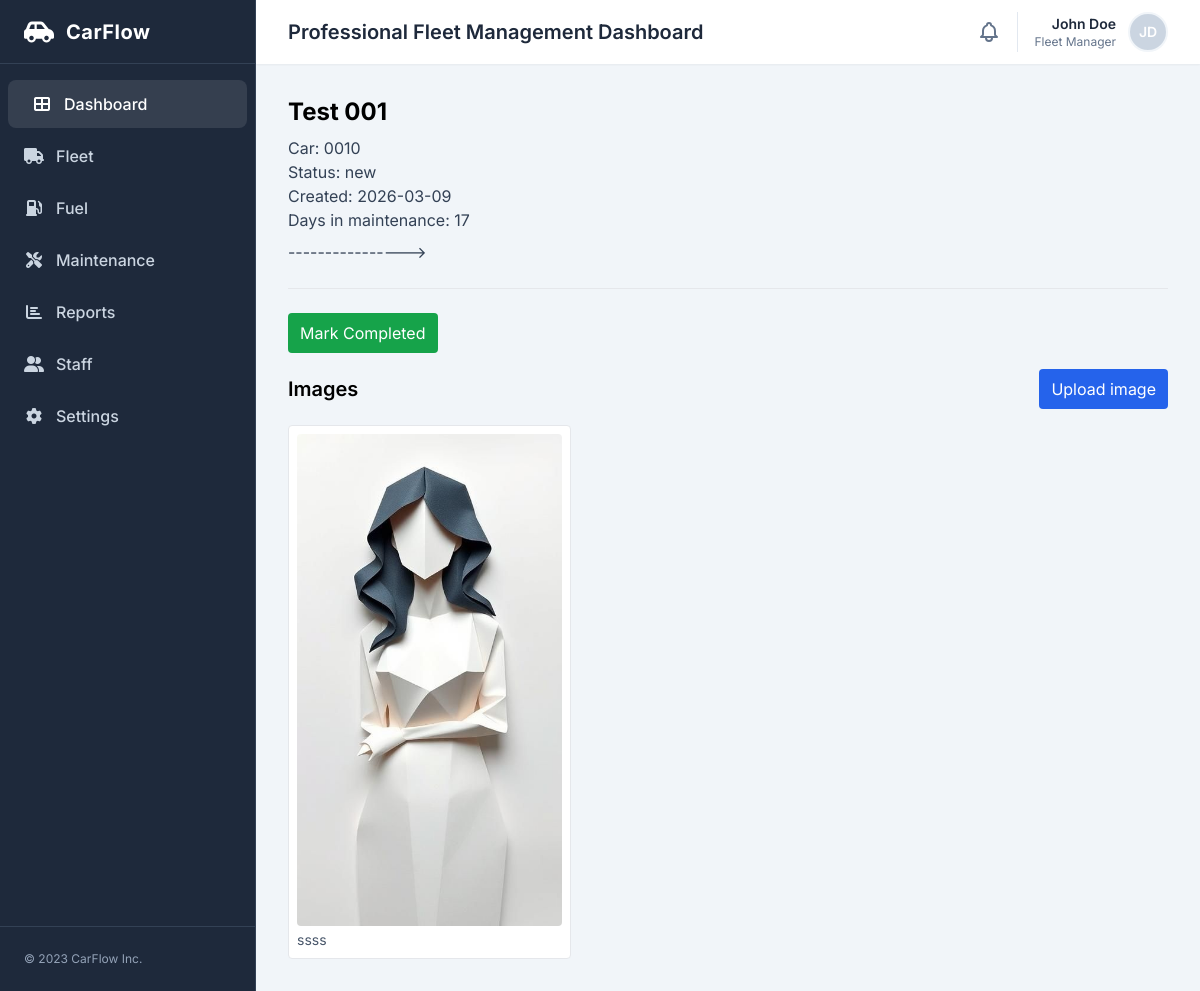
The app's page /maintenance/requests/2/, older data.
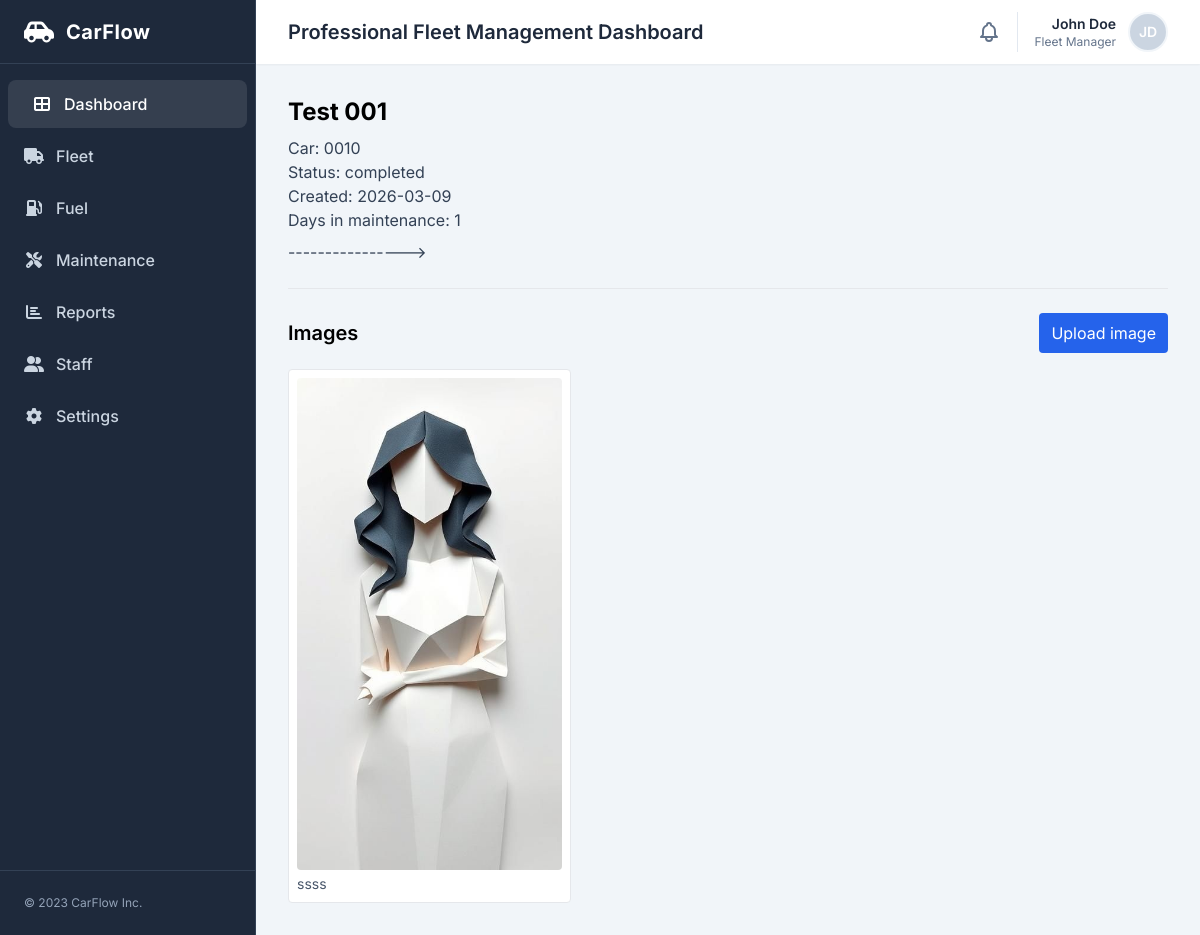
The same page, newer data.
### maintenance/models.py (models this page shows)
class MaintenanceRequest(models.Model):
    STATUS_CHOICES = [
        ("new", "New"),
        ("approved", "Approved"),
        ("in_progress", "In Progress"),
        ("completed", "Completed"),
    ]
    car = models.ForeignKey(
        "fleet.Car",
        on_delete=models.CASCADE,
        related_name="maintenance_requests"
    )
    title = models.CharField(max_length=200)
    description = models.TextField()
    odometer = models.PositiveIntegerField(default=0)
    status = models.CharField(
        max_length=20,
        choices=STATUS_CHOICES,
        default="new",
        db_index=True,
    )
    created_by = models.ForeignKey(
        settings.AUTH_USER_MODEL,
        on_delete=models.SET_NULL,
        null=True
    )
    created_at = models.DateTimeField(auto_now_add=True)
    updated_at = models.DateTimeField(auto_now=True)

### fleet/models.py (models this page shows)
class Car(models.Model):
    STATUS_CHOICES = [
        ("available", "Available"),
        ("assigned", "Assigned"),
        ("maintenance", "Maintenance"),
        ("inactive", "Inactive"),
    ]
    VEHICLE_TYPE_CHOICES = [
        ("Sedan", "Sedan"),
        ("Reefer Van", "Chiller Van"),
        ("Reefer Truck", "Reefer Truck"),
        ("Reefer Pickup", "Reefer Pickup"),
    ]
    plate_number = models.CharField(max_length=20, unique=True, db_index=True)
    brand = models.CharField(max_length=100, default='Unknown')
    vehicle_type = models.CharField(max_length=100, choices=VEHICLE_TYPE_CHOICES, verbose_name="Vehicle Type", default="Sedan")
    year = models.PositiveIntegerField()
    vin = models.CharField(max_length=64, blank=True)
    status = models.CharField(
        max_length=20,
        choices=STATUS_CHOICES,
        default="available",
        db_index=True,
    )
    region = models.ForeignKey(
        "accounts.Region",
        on_delete=models.SET_NULL,
        null=True,
        blank=True,
        related_name="cars",
    )
    notes = models.TextField(blank=True)
    created_at = models.DateTimeField(auto_now_add=True)
    class Meta:
        ordering = ["plate_number"]
    def __str__(self):
        return self.plate_number

### maintenance/views.py (the view)
# urls.py: path("requests/<int:pk>/", MaintenanceRequestDetailView.as_view(), name="request_detail"),
class MaintenanceRequestDetailView(DetailView):
    model = MaintenanceRequest
    template_name = "maintenance/request_detail.html"
    def get_context_data(self, **kwargs):
        context = super().get_context_data(**kwargs)
        req = self.object
        start_date = req.created_at.date()
        end_date = req.updated_at.date() if req.status == "completed" else timezone.localdate()
        context["days_in_maintenance"] = (end_date - start_date).days + 1
        return context

### maintenance/templates/maintenance/request_detail.html (shortened to what this page needs)
{% extends "base.html" %}
{% block content %}
<div class="max-w-4xl mx-auto">
  <h1 class="text-2xl font-bold">{{ object.title }}</h1>
  <div class="mt-2 text-slate-700">
    <p>Car: {{ object.car }}</p>
    <p>Status: {{ object.status }}</p>
    <p>Created: {{ object.created_at|date:"Y-m-d" }}</p>
    <p>Days in maintenance: {{ days_in_maintenance }}</p>
    <p class="mt-2">{{ object.description }}</p>
  </div>
  <hr class="my-6">
  {% if object.status != "completed" %}
  <form method="post" action="{% url 'maintenance:request_complete' object.pk %}" class="mb-4">
    <button type="submit" class="px-3 py-2 bg-green-600 text-white rounded">Mark Completed</button>
  </form>
  {% endif %}
  <div class="flex items-center justify-between">
    <h2 class="text-xl font-semibold">Images</h2>
    <a href="{% url 'maintenance:image_upload' object.pk %}" class="px-3 py-2 bg-blue-600 text-white rounded">Upload image</a>
  </div>
  <div class="grid grid-cols-2 md:grid-cols-3 gap-4 mt-4">
    {% for img in object.images.all %}
    <figure class="bg-white border rounded p-2">
      <img src="{{ img.image.url }}" alt="{{ img.caption }}" class="w-full h-auto rounded">
      <figcaption class="text-sm text-slate-600 mt-1">{{ img.caption }}</figcaption>
    </figure>
    {% empty %}
    <p>No images</p>
    {% endfor %}
  </div>
</div>
{% endblock %}

Row changes from the older to the newer data that the page shows:
changed MaintenanceRequest "Test 001": status "new" → "completed"
Text that changed along with them:
{{ days_in_maintenance }}: "17" → "1"
text no longer shown: "Mark Completed"
